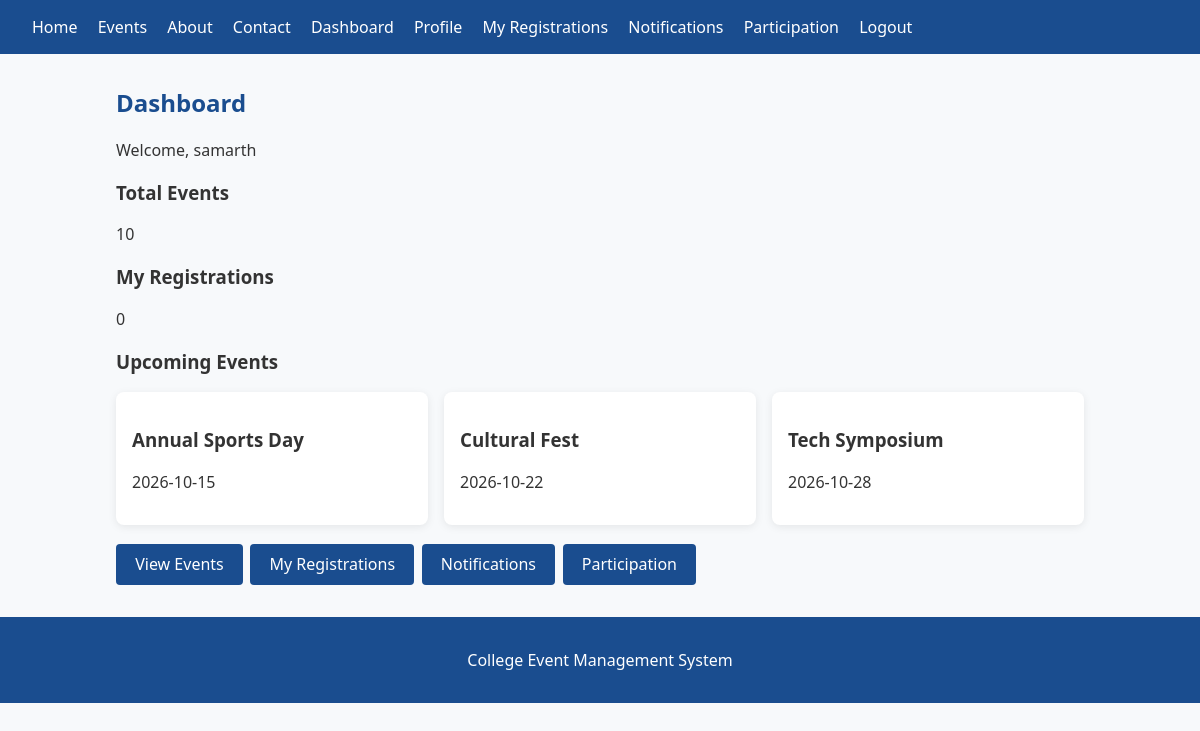
Page /dashboard (signed in) on the committed database.
### tables this page shows
CREATE TABLE events (
        event_id INTEGER PRIMARY KEY AUTOINCREMENT,
        event_name TEXT NOT NULL,
        description TEXT,
        date TEXT,
        time TEXT,
        venue TEXT,
        eligibility TEXT,
        rules TEXT,
        image TEXT,
        created_at TIMESTAMP DEFAULT CURRENT_TIMESTAMP
    );

### app.py (the view)
@app.route('/dashboard')
def dashboard():
    if 'student_id' not in session:
        return redirect(url_for('login'))
    student_id = session['student_id']
    db = get_db()
    total_events = db.execute('SELECT COUNT(*) FROM events').fetchone()[0]
    my_reg_count = db.execute(
        'SELECT COUNT(*) FROM registrations WHERE student_id = ? AND status = "Registered"',
        (student_id,)
    ).fetchone()[0]
    upcoming_events = db.execute('SELECT * FROM events ORDER BY date LIMIT 3').fetchall()
    db.close()
    return render_template('dashboard.html',
                           total_events=total_events,
                           my_reg_count=my_reg_count,
                           upcoming_events=upcoming_events)

### app.py (called while the page is built)
def get_db():
    conn = sqlite3.connect(DB_PATH)
    conn.row_factory = sqlite3.Row
    return conn

### templates/dashboard.html
{% extends "base.html" %}
{% block content %}
<h2>Dashboard</h2>
<p>Welcome, {{ session.username }}</p>
<div class="stats">
  <div class="stat-card"><h3>Total Events</h3><p>{{ total_events }}</p></div>
  <div class="stat-card"><h3>My Registrations</h3><p>{{ my_reg_count }}</p></div>
</div>
<h3>Upcoming Events</h3>
<div class="events-grid">
  {% for ev in upcoming_events %}
  <div class="card"><h3>{{ ev.event_name }}</h3><p>{{ ev.date }}</p></div>
  {% endfor %}
</div>
<div class="nav-buttons">
  <a href="{{ url_for('events') }}" class="btn">View Events</a>
  <a href="{{ url_for('my_registrations') }}" class="btn">My Registrations</a>
  <a href="{{ url_for('notifications') }}" class="btn">Notifications</a>
  <a href="{{ url_for('participation') }}" class="btn">Participation</a>
</div>
{% endblock %}

### static/css/style.css (style rules this page uses)
* { box-sizing: border-box; }
body { font-family: 'Segoe UI', Tahoma, Geneva, Verdana, sans-serif; margin: 0; background: #f7f9fb; color: #333; }
h1, h2 { color: #1a4d8f; }
.card { background: #fff; border-radius: 8px; padding: 1rem; box-shadow: 0 2px 8px rgba(0,0,0,0.08); margin-bottom: 1rem; }
.events-grid { display: grid; grid-template-columns: repeat(auto-fill, minmax(280px, 1fr)); gap: 1rem; }
.btn { display: inline-block; background: #1a4d8f; color: #fff; padding: 0.6rem 1.2rem; border-radius: 4px; text-decoration: none; margin: 0.2rem 0.2rem 0 0; }

### rows in the picture
events: event_name "Annual Sports Day", date "2026-10-15"
events: event_name "Cultural Fest", date "2026-10-22"
events: event_name "Tech Symposium", date "2026-10-28"

### other values in the picture
{{ session.username }} "samarth"
{{ total_events }} "10"
{{ my_reg_count }} "0"
